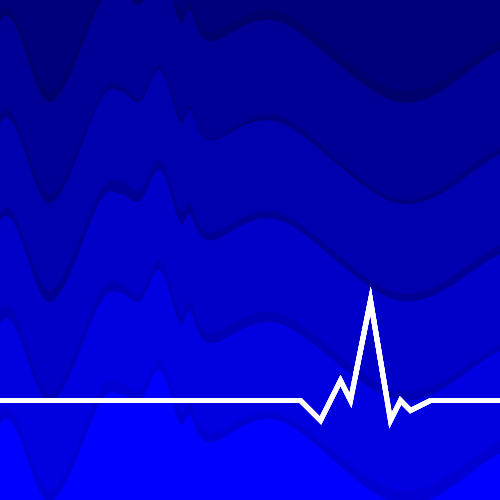
Frame 1 (no input)
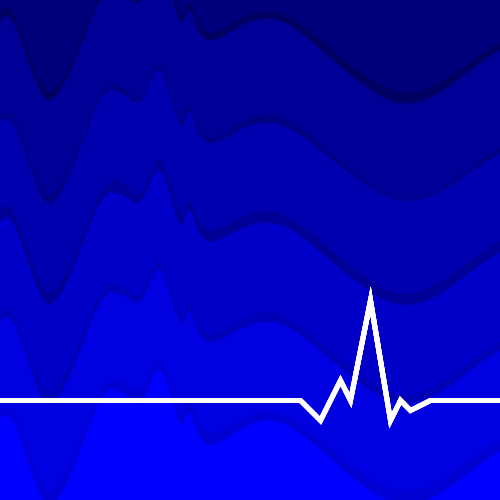
Frame 2 (the mouse pressed at the canvas centre, redrawn once)

The Processing sketch that drew these frames (run headless with seeded random() and noise(); the mouse was pressed at the canvas centre and the sketch redrawn once):

// Processing sketch: processing_11336
// ── processing_11336.pde

void setup(){
  size(500,500);
  smooth();
  background(0,0,125);
  noLoop();
}

void draw(){
//wave

  fill(0,0,50,50);
  drawNami(0,-10);
  fill(0,0,150);
  drawNami(0,0);
  fill(0,0,50,50);
  drawNami(0,95);
  fill(0,0,175);
  drawNami(0,100);
  fill(0,0,50,50);
  drawNami(0,190);
  fill(0,0,200);
  drawNami(0,200);
  fill(0,0,50,30);
  drawNami(0,290);
  fill(0,0,225);
  drawNami(0,300);
  fill(0,0,50,20);
  drawNami(0,390);
  fill(0,0,255);
  drawNami(0,400);
}


void drawNami(int x,int y){
//wave
    noStroke();
    beginShape();
    curveVertex(-50,y+300);
    curveVertex(-50,y+300);
    curveVertex(0,random(y+20,y+25));
    curveVertex(x+50,random(y+100,y+105));
    curveVertex(x+100,random(y,y+5));
    curveVertex(x+120,random(y-10,y-5));
    curveVertex(x+140,random(y,y+5));
    curveVertex(x+160,random(y-30,y-35));
    curveVertex(x+180,random(y+20,y+25));
    curveVertex(x+190,random(y+10,y+15));
    curveVertex(x+210,random(y+40,y+45));
    curveVertex(x+280,random(y+20,y+25));
    curveVertex(x+400,random(y+100,y+105));
    curveVertex(x+500,random(y+50,y+55));
    curveVertex(x+600,random(y,y+5));
    curveVertex(x+700,y+300);
    curveVertex(x+700,y+300);
    endShape();
  

  

  
//radio_wave
  noFill();
  strokeWeight(5);
  stroke(255);
  beginShape();
  vertex(0,400);
  vertex(300,400);
  vertex(320,420);
  vertex(340,380);
  vertex(350,400);
  vertex(370,300);
  vertex(390,420);
  vertex(400,400);
  vertex(410,410);
  vertex(430,400);
  vertex(500,400);
  endShape();

}
